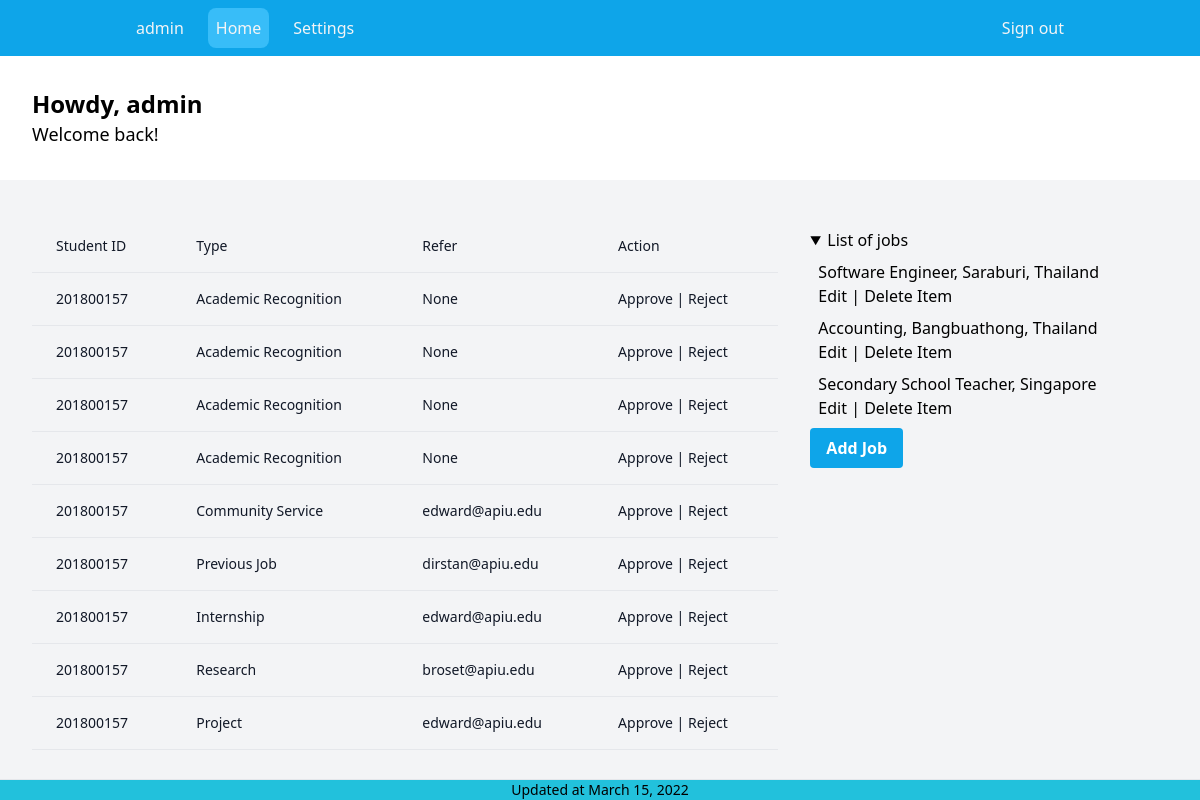
The page /manager (signed in) on the database as committed earlier.
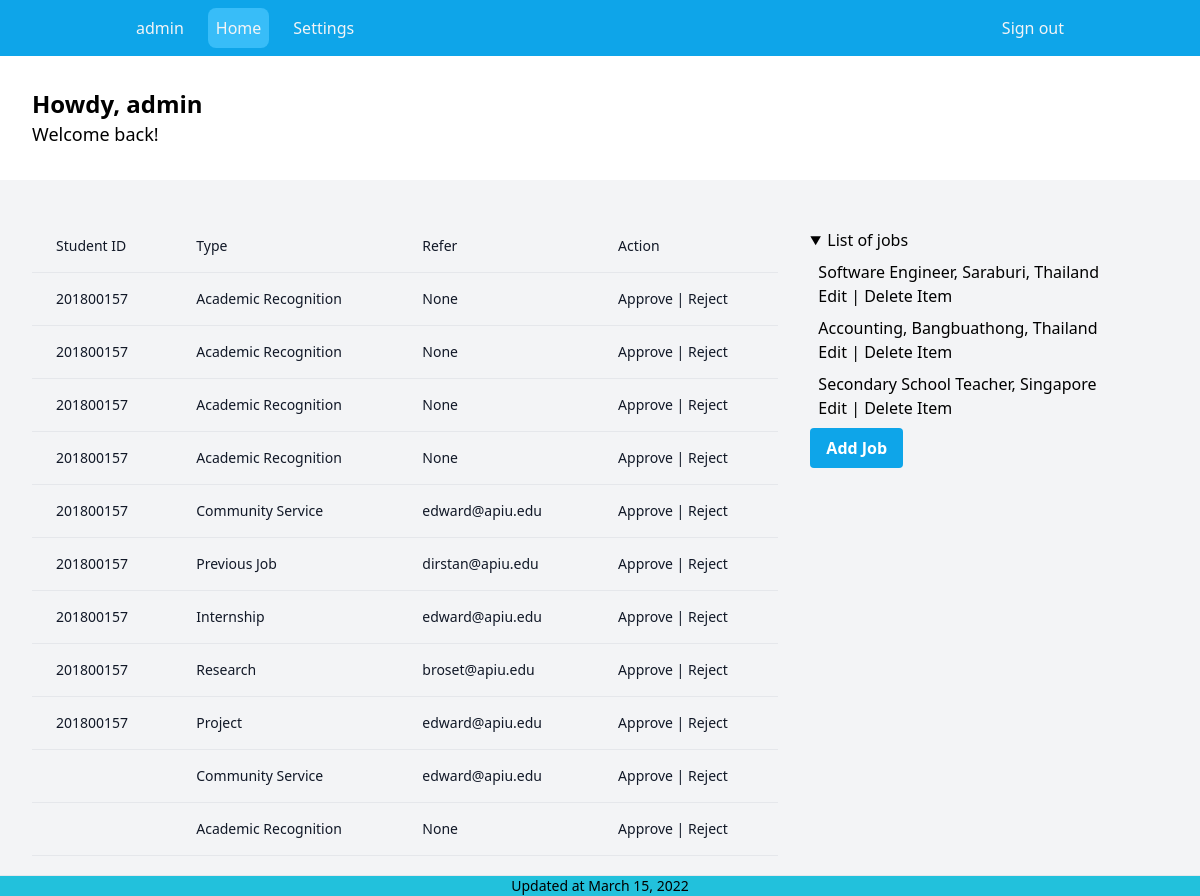
The same page on the database as committed later.
### spapp/models.py (models this page shows, shortened)
class Activity(models.Model):
    student = models.ForeignKey(Student, on_delete=models.CASCADE)
    activity_name = models.CharField(max_length=30, null=True)
    description = models.TextField(null=True)
    from_date = models.DateField(null=True)
    to_date = models.DateField(null=True)
    validator = models.ForeignKey(
        Validator, null=True, on_delete=models.SET_NULL)
    verification_status = models.BooleanField(default=False)
    rewarded_points = models.IntegerField(default=0)

class Student(models.Model):
    user = models.OneToOneField(User, on_delete=models.CASCADE)
    id_number = models.CharField(max_length=10, unique=True, null=True)
    date_of_birth = models.DateField(null=True)
    nationality = models.CharField(max_length=30, null=True)
    major = models.ForeignKey(Major, on_delete=models.CASCADE, null=True)
    bio_char = models.CharField(max_length=200, null=True)
    interests = models.CharField(max_length=100, null=True)
    phone_number = models.CharField(max_length=12, null=True)
    image = models.ImageField(
        upload_to='theme/static/user_image', null=True, default="theme/static/user_image/default-image.png")
    website = models.CharField(max_length=50, null=True)

class Validator(models.Model):
    name = models.CharField(max_length=50)
    phone_number = models.CharField(max_length=50)
    email = models.CharField(max_length=50)
    verified = models.BooleanField(default=False)
    created_by = models.ForeignKey(User, null=True, on_delete=models.SET_NULL)
    def __str__(self):
        return f"{self.email}"

class Job(models.Model):
    created_by = models.ForeignKey(User, on_delete=models.SET_NULL, null=True)
    title = models.CharField(max_length=50)
    description = models.TextField(null=True)
    location = models.CharField(max_length=50, null=True)
    email = models.EmailField(null=True)
    phone_number = models.CharField(max_length=20, null=True)
    website = models.CharField(max_length=90, null=True)
    posted = models.DateField(auto_now_add=True)
    type = models.CharField(default="Full Time", max_length=50)
    company_name = models.CharField(default="", max_length=50)
    def __str__(self):
        return f"{self.title}, {self.location}"

### spapp/views.py (the view, shortened to what this page needs)
# urls.py: path("manager", views.AdminDashboard.as_view(), name="manager_dashboard"),
@method_decorator(decorators, name='dispatch')
class AdminDashboard(LoginRequiredMixin, generic.TemplateView):
    login_url = "spapp:login"
    template_name = "pages/manager/dashboard.html"
    form_job = JobForm
    def get_context_data(self, **kwargs):
        context = super().get_context_data(**kwargs)
        try:
            context = {
                'activities': Activity.objects.all(),
                'form_job': self.form_job(),
                'jobs': Job.objects.all(),
            }
            return context
        except:
            messages.add_message(
                self.request, messages.WARNING, "You are not the admin")
            return context

### theme/templates/pages/manager/dashboard.html (shortened to what this page needs)
{% extends 'components/manager/layout.html' %}
{% block content %}
  <section class="py-8 px-4 md:px-8 xl:px-48  flex justify-between  gap-4 flex-col lg:flex-row ">
    <div>
      <p class="text-xl md:text-2xl xl:text-3xl font-bold">Howdy, {{ user }}</p>
      <span class="text-lg">Welcome back!</span>
    </div>
  </section>
<section class="py-8 px-4 md:px-8 xl:px-48 bg-gray-100 flex justify-between  gap-4 flex-col lg:flex-row ">
  <div class="w-full lg:w-2/3">
    <div class="flex flex-col">
  <div class="overflow-x-auto sm:-mx-6 lg:-mx-8">
    <div class="py-2 inline-block min-w-full sm:px-6 lg:px-8">
      <div class="overflow-hidden">
        <table class="min-w-full">
          <thead class="border-b">
            <tr>
              <th scope="col" class="text-sm font-medium text-gray-900 px-6 py-4 text-left">
                Student ID
              </th>
              <th scope="col" class="text-sm font-medium text-gray-900 px-6 py-4 text-left">
                Type
              </th>
              <th scope="col" class="text-sm font-medium text-gray-900 px-6 py-4 text-left">
                Refer
              </th>
              <th scope="col" class="text-sm font-medium text-gray-900 px-6 py-4 text-left">
                Action
              </th>
            </tr>
          </thead>
          <tbody>
            {% for activity in activities %}
            <tr class="border-b">
              <td class="px-6 py-4 whitespace-nowrap text-sm font-medium text-gray-900">{{ activity.student.id_number }}</td>
              <td class="text-sm text-gray-900 font-light px-6 py-4 whitespace-nowrap">
                {{ activity.activity_name }}
              </td>
              <td class="text-sm text-gray-900 font-light px-6 py-4 whitespace-nowrap">
                {{ activity.validator}}
              </td>
              <td class="text-sm text-gray-900 font-light px-6 py-4 whitespace-nowrap">
                Approve | Reject
              </td>
            </tr>
            {% endfor %}
          </tbody>
        </table>
      </div>
    </div>
  </div>
</div>
  </div>
  <div class="w-auto lg:w-1/3 p-4">
{% include 'components/manager/job/list.html' with title="jobs" data=jobs %}
            <button class="bg-sky-500 hover:bg-sky-700 text-white font-bold py-2 px-4 rounded" onClick="handleAddJob()">
              Add Job
            </button>
  </div>
</section>
{% endblock %}

### theme/templates/components/manager/job/list.html (shortened to what this page needs)
<details open>
  <summary> List of {{ title }} </summary>
  <div class="p-2">
    <ul class="list-none flex flex-col gap-2">
      {% for item in data %}
      <li class="">{{ item }}
        <div id="jb-{{ item.pk }}">
          <button onClick=edit_job("{{ item.pk }}")> Edit </button> |
          <button onClick=delete_job("{{ item.pk}}")>Delete Item</button>
        </div>
      </li>
      {% endfor %}
    </ul>
  </div>
</details>

Rows that differ between the two databases and show on the page:
added Activity: activity_name "Community Service", validator "edward@apiu.edu"
added Activity: activity_name "Academic Recognition", validator "None"
